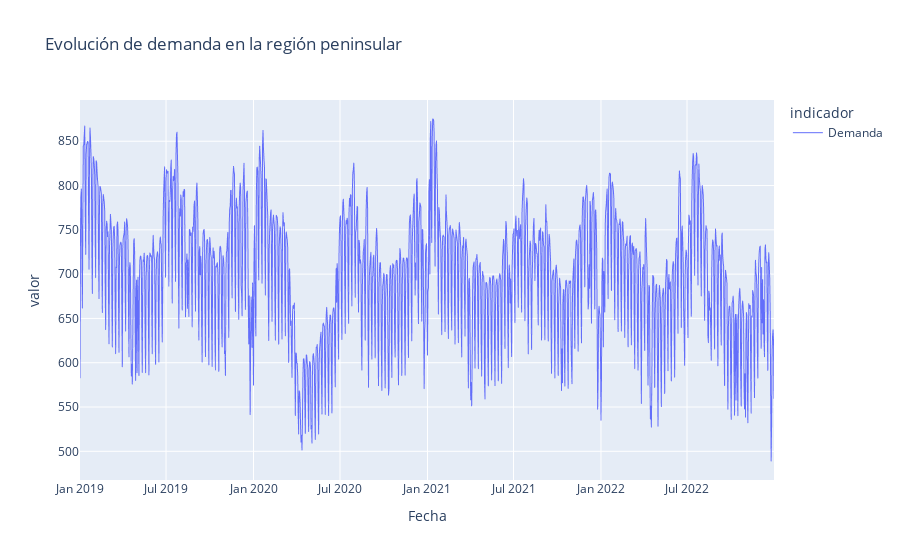

The code cell stored with this chart in its notebook:
### Code cell
grafico_lineas = df1_sin_duplicados.groupby(['fecha', 'indicador'])['valor'].sum().reset_index()
fig = px.line(grafico_lineas,
              x='fecha',
              y='valor',
              color='indicador',
              title="Evolución de demanda en la región peninsular",
              labels={'fecha': 'Fecha', 'energia': 'Wh', 'tipo energia': 'Tipo de energía'})
fig.update_traces(line=dict(width=1))
fig.update_layout(xaxis_title='Fecha', xaxis_tickformat='%b %Y')
fig.show()

### Figure 1 — Plotly figure (JSON) as saved in the notebook; plotly's stock layout.template omitted (floating-point values rounded to 4 significant figures; data arrays with more than 128 entries replaced by an {"elided": "..."} marker saying what was removed)
{"data": [{"hovertemplate": "indicador=Demanda<br>Fecha=%{x}<br>valor=%{y}<extra></extra>", "legendgroup": "Demanda", "line": {"color": "#636efa", "dash": "solid", "width": 1}, "marker": {"symbol": "circle"}, "mode": "lines", "name": "Demanda", "showlegend": true, "type": "scattergl", "x": {"elided": "1461 str values"}, "xaxis": "x", "y": {"elided": "1461 float values"}, "yaxis": "y"}], "layout": {"autosize": true, "legend": {"title": {"text": "indicador"}, "tracegroupgap": 0}, "title": {"text": "Evolución de demanda en la región peninsular"}, "xaxis": {"anchor": "y", "autorange": true, "domain": [0, 1], "range": ["2019-01-01", "2022-12-31"], "tickformat": "%b %Y", "title": {"text": "Fecha"}, "type": "date"}, "yaxis": {"anchor": "x", "autorange": true, "domain": [0, 1], "range": [467.6, 896.6], "title": {"text": "valor"}, "type": "linear"}}}
